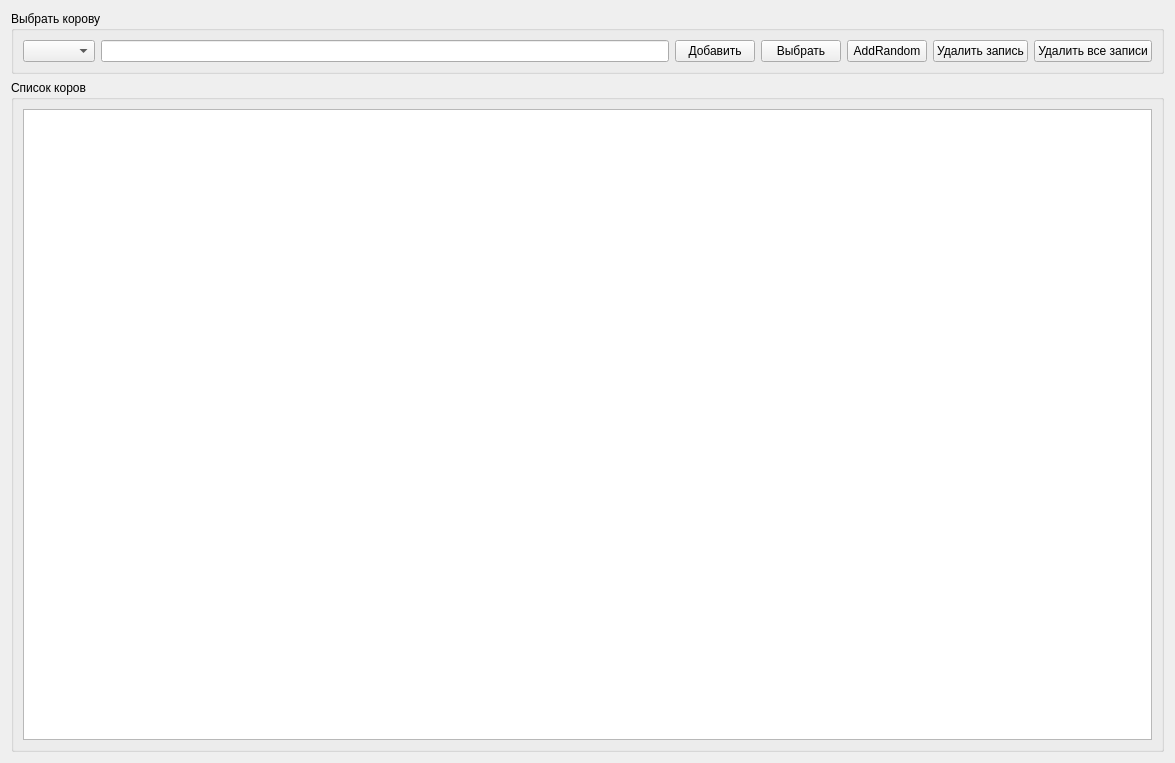
<?xml version="1.0" encoding="UTF-8"?>
<ui version="4.0">
 <class>Form_List_Cows</class>
 <widget class="QWidget" name="Form_List_Cows">
  <property name="geometry">
   <rect>
    <x>0</x>
    <y>0</y>
    <width>1175</width>
    <height>763</height>
   </rect>
  </property>
  <property name="windowTitle">
   <string>Form</string>
  </property>
  <layout class="QVBoxLayout" name="verticalLayout_3">
   <item>
    <widget class="QGroupBox" name="groupBox">
     <property name="title">
      <string>Выбрать корову</string>
     </property>
     <layout class="QVBoxLayout" name="verticalLayout_2">
      <item>
       <layout class="QHBoxLayout" name="horizontalLayout">
        <item>
         <widget class="QComboBox" name="comboBox_numbers"/>
        </item>
        <item>
         <widget class="QLineEdit" name="lineEdit_cow"/>
        </item>
        <item>
         <widget class="QPushButton" name="pushButton_add">
          <property name="text">
           <string>Добавить</string>
          </property>
         </widget>
        </item>
        <item>
         <widget class="QPushButton" name="pushButton_select">
          <property name="text">
           <string>Выбрать</string>
          </property>
         </widget>
        </item>
        <item>
         <widget class="QPushButton" name="pushButton_addrandom">
          <property name="text">
           <string>AddRandom</string>
          </property>
         </widget>
        </item>
        <item>
         <widget class="QPushButton" name="pushButton_delete">
          <property name="text">
           <string>Удалить запись</string>
          </property>
         </widget>
        </item>
        <item>
         <widget class="QPushButton" name="pushButton_delete_all">
          <property name="text">
           <string>Удалить все записи</string>
          </property>
         </widget>
        </item>
       </layout>
      </item>
     </layout>
    </widget>
   </item>
   <item>
    <widget class="QGroupBox" name="groupBox_2">
     <property name="title">
      <string>Список коров</string>
     </property>
     <layout class="QVBoxLayout" name="verticalLayout">
      <item>
       <widget class="QTableWidget" name="tableWidget_list_cows"/>
      </item>
     </layout>
    </widget>
   </item>
  </layout>
 </widget>
 <resources/>
 <connections/>
</ui>
